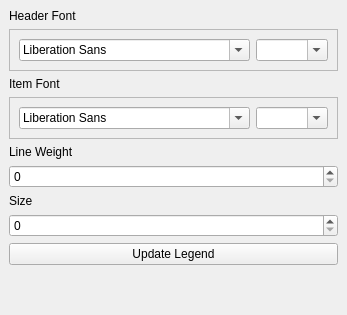
<?xml version="1.0" encoding="UTF-8"?>
<ui version="4.0">
 <class>LegendDock</class>
 <widget class="QDockWidget" name="LegendDock">
  <property name="geometry">
   <rect>
    <x>0</x>
    <y>0</y>
    <width>300</width>
    <height>315</height>
   </rect>
  </property>
  <property name="windowTitle">
   <string>Legend Properties</string>
  </property>
  <widget class="QWidget" name="dockWidgetContents">
   <layout class="QVBoxLayout" name="verticalLayout">
    <item>
     <widget class="QLabel" name="label_2">
      <property name="text">
       <string>Header Font</string>
      </property>
     </widget>
    </item>
    <item>
     <widget class="QFrame" name="frame_2">
      <property name="frameShape">
       <enum>QFrame::StyledPanel</enum>
      </property>
      <property name="frameShadow">
       <enum>QFrame::Raised</enum>
      </property>
      <layout class="QHBoxLayout" name="horizontalLayout_2">
       <item>
        <widget class="QFontComboBox" name="headerFont"/>
       </item>
       <item>
        <widget class="FontSizeCombo" name="headerFontSize">
         <property name="editable">
          <bool>true</bool>
         </property>
         <property name="currentIndex">
          <number>-1</number>
         </property>
        </widget>
       </item>
      </layout>
     </widget>
    </item>
    <item>
     <widget class="QLabel" name="label">
      <property name="text">
       <string>Item Font</string>
      </property>
     </widget>
    </item>
    <item>
     <widget class="QFrame" name="frame">
      <property name="frameShape">
       <enum>QFrame::StyledPanel</enum>
      </property>
      <property name="frameShadow">
       <enum>QFrame::Raised</enum>
      </property>
      <layout class="QHBoxLayout" name="horizontalLayout">
       <item>
        <widget class="QFontComboBox" name="Font"/>
       </item>
       <item>
        <widget class="FontSizeCombo" name="fontSize">
         <property name="editable">
          <bool>true</bool>
         </property>
         <property name="currentIndex">
          <number>-1</number>
         </property>
        </widget>
       </item>
      </layout>
     </widget>
    </item>
    <item>
     <widget class="QLabel" name="label_3">
      <property name="text">
       <string>Line Weight</string>
      </property>
     </widget>
    </item>
    <item>
     <widget class="QSpinBox" name="penWidth"/>
    </item>
    <item>
     <widget class="QLabel" name="label_4">
      <property name="text">
       <string>Size</string>
      </property>
     </widget>
    </item>
    <item>
     <widget class="QSpinBox" name="Size"/>
    </item>
    <item>
     <widget class="QPushButton" name="legendButton">
      <property name="text">
       <string>Update Legend</string>
      </property>
     </widget>
    </item>
    <item>
     <spacer name="verticalSpacer">
      <property name="orientation">
       <enum>Qt::Vertical</enum>
      </property>
      <property name="sizeHint" stdset="0">
       <size>
        <width>20</width>
        <height>40</height>
       </size>
      </property>
     </spacer>
    </item>
   </layout>
  </widget>
 </widget>
 <customwidgets>
  <customwidget>
   <class>FontSizeCombo</class>
   <extends>QComboBox</extends>
   <header>widgets.h</header>
  </customwidget>
 </customwidgets>
 <resources/>
 <connections/>
</ui>
